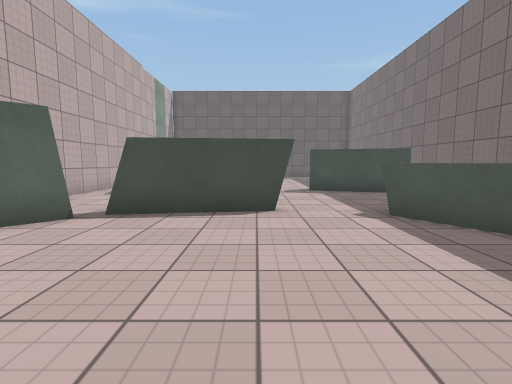
[1] (above)

16 first-person views from a walk through a scene from a Unity 3-D project. The camera is 1.2 m above the floor, tilts 6° down and sees 85° across. The floor is counted in squares, 1 m on a side. Each view is taken from the middle of a square. On the plan, view 1 faces up. The plan holds only what a view shows up to about 13 squares ahead; the rest is blank. The player character is not drawn. Surface patterns are stand-ins for the level's own textures.

[2]
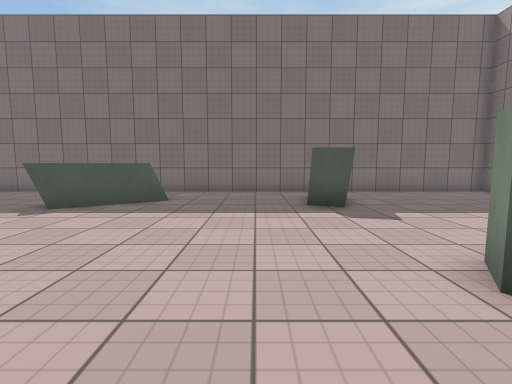

[3]
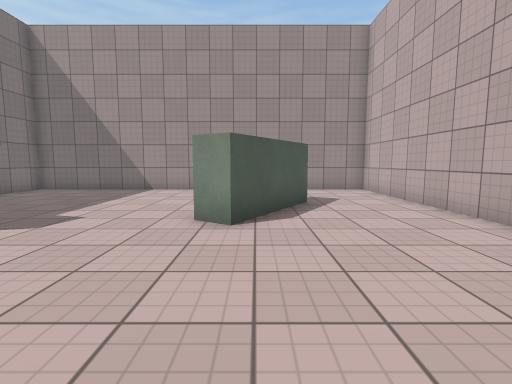

[4]
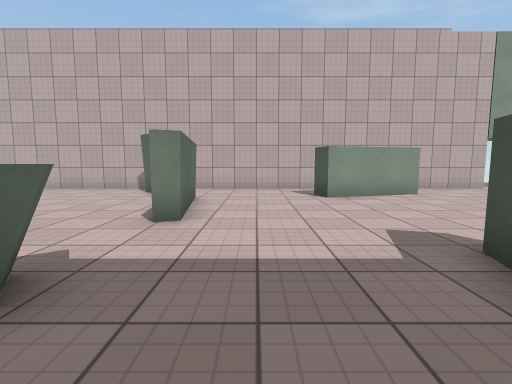

[5]
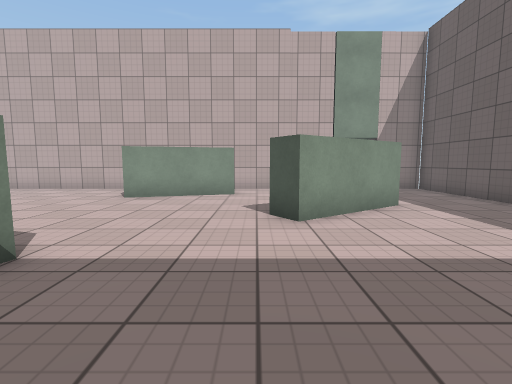

[6]
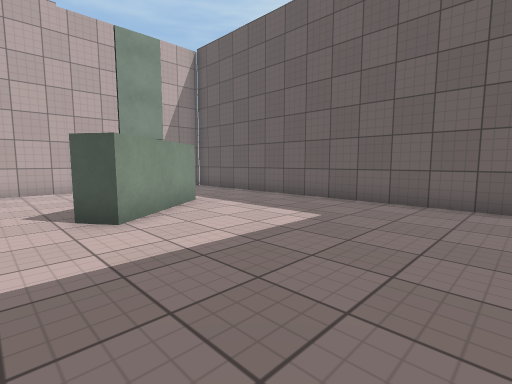

[7]
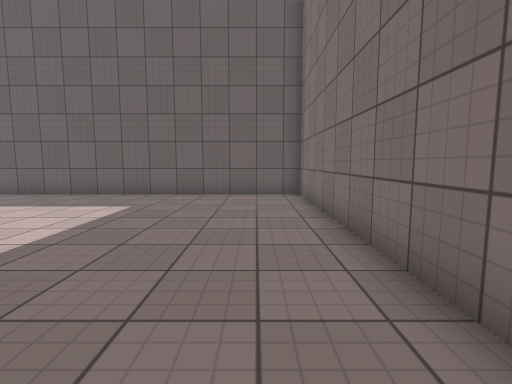

[8]
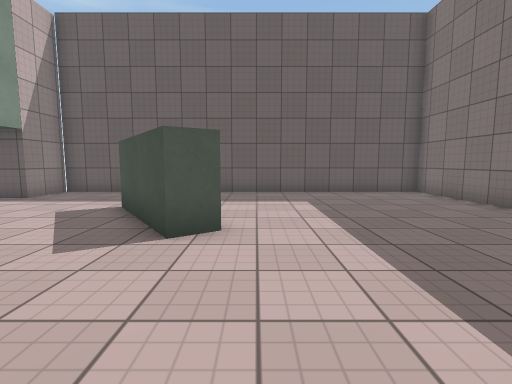

[9]
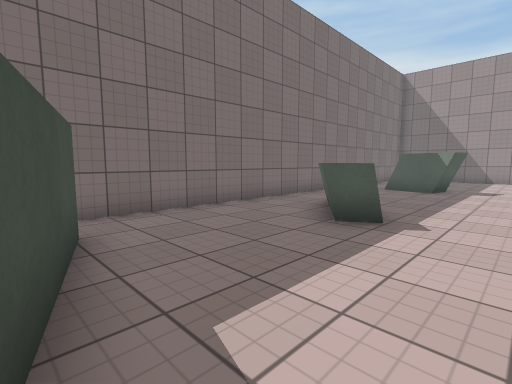

[10]
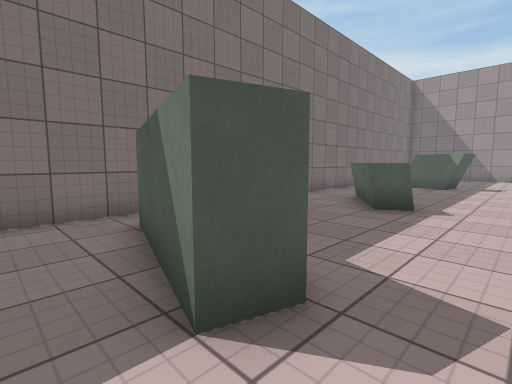

[11]
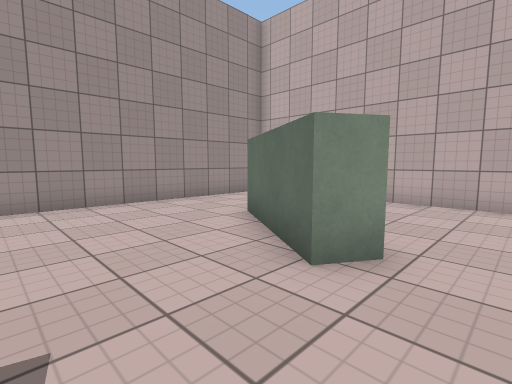

[12]
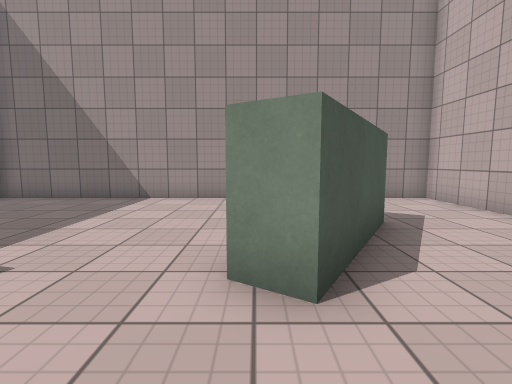

[13]
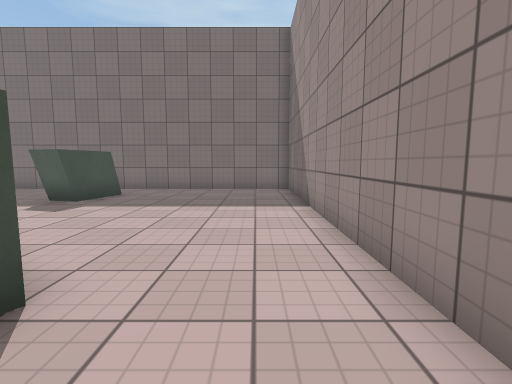

[14]
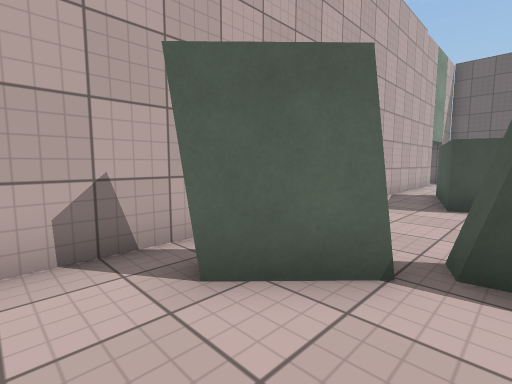

[15]
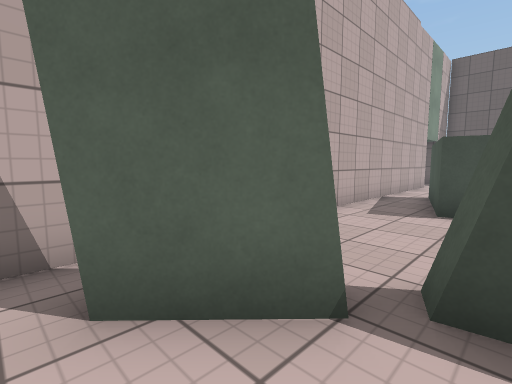

[16]
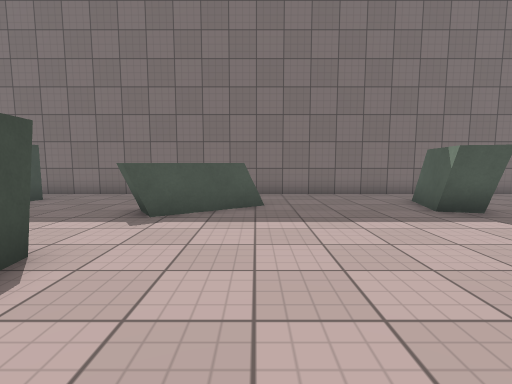

### Floor plan
Points are (right, up) in squares from view 1. A wall is a line through its corners. A room is listed if a view was taken in it or the views show most of it. See-through windows are left out.
Room 1 (views 1, 2, 3, 4, 5, 6, 7, 8, 9, 10, 11, 12, 13, 14, 15, 16)
walls: (0.7, 7) (-3.4, 6.4); (0.7, 7.6) (0.9, 7); (2.9, 6.7) (3.7, 7.2); (4, 7.1) (5.6, 4.7); (-3.1, 6.4) (-3.4, 7) (0.5, 7.5); (4.9, 4.1) (3.2, 6.6); (-3.9, 6) (-5.5, 4.3); (6.1, 10.9) (2.3, 12.1) (2.6, 13) (6.3, 11.8); (3.1, -0.3) (5.5, -1); (3.1, -1.5) (3.4, -0.3); (-4.6, 15.2) (-3.5, 11.5) (-4.5, 11.2) (-5.5, 15); (5.4, -2) (2.9, -1.3); (-3.6, -4.6) (-1.5, -1.3) (-0.7, -1.8) (-2.7, -5); (-1.9, 20.1) (0.4, 16.9) (-0.4, 16.3) (-2.7, 19.5); (-6.8, 19.5) (-6.8, -8.5) (7.7, -8.5) (7.7, 23.5) (-6.8, 23.5) (-6.8, 21.5)
low walls: (0.5, 7.5) (0.7, 7); (4.1, 6.6) (4.7, 5.6); (4.8, 3.9) (3.1, 6.5) (3.8, 7) (4.1, 6.7); (3.3, -1.5) (3.6, -0.4)
ways out: opening at (-7, 20.5)

Positions as (right, up) in squares from view 1, and headings:
1: (0, 0), facing up
2: (-4, 1), facing right
3: (-2, 4), facing down
4: (6, 9), facing left
5: (6, 16), facing left
6: (6, 15), facing up-left
7: (6, 13), facing up
8: (1, 12), facing up
9: (1, 12), facing down-right
10: (1, 14), facing down-right
11: (2, 0), facing down-left
12: (-1, 1), facing down
13: (-5, -7), facing right
14: (-3, 3), facing up-left
15: (-3, 4), facing up-left
16: (-3, 4), facing right
